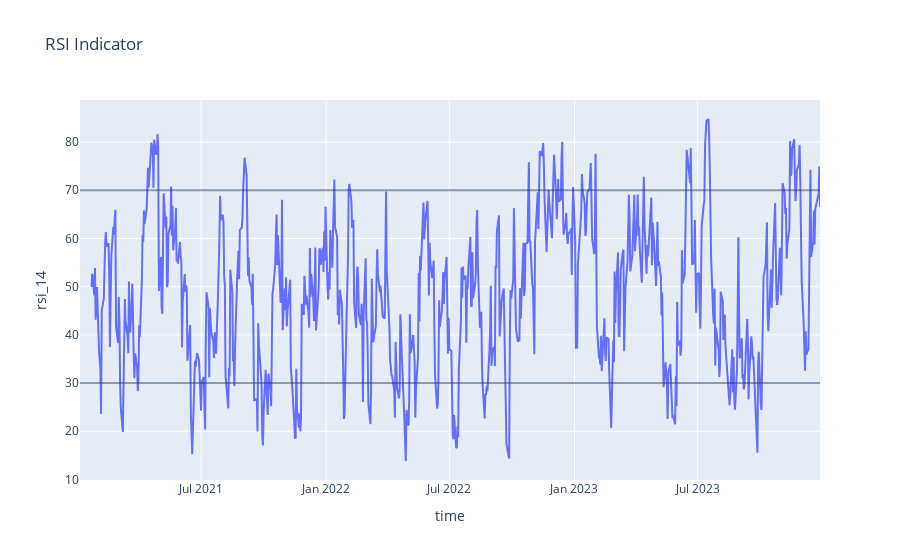

Notebook cell for this chart:
### Markdown cell above
---

## 4. Relative Strength Index (RSI)
The Relative Strength Index is a commonly used Oscillator Indicator. For Mean Reversion Traders, it can generate signals to determine whether price is overbought or when price is oversold. 

RSI can also be used to determine the strength of a move/trend (as the name implies).

**In this example, we will calculate the Average True Range with the Period of 14.**

### Code cell
# setting the RSI Period
rsi_period = 14

# to calculate RSI, we first need to calculate the exponential weighted average gain and loss during the period
df['gain'] = (df['close'] - df['open']).apply(lambda x: x if x > 0 else 0)
df['loss'] = (df['close'] - df['open']).apply(lambda x: -x if x < 0 else 0)

# here we use the same formula to calculate Exponential Moving Average
df['ema_gain'] = df['gain'].ewm(span=rsi_period, min_periods=rsi_period).mean()
df['ema_loss'] = df['loss'].ewm(span=rsi_period, min_periods=rsi_period).mean()

# the Relative Strength is the ratio between the exponential avg gain divided by the exponential avg loss
df['rs'] = df['ema_gain'] / df['ema_loss']

# the RSI is calculated based on the Relative Strength using the following formula
df['rsi_14'] = 100 - (100 / (df['rs'] + 1))

# displaying the results
display(df[['time', 'rsi_14', 'rs', 'ema_gain', 'ema_loss']])

# plotting the RSI
fig_rsi = px.line(df, x='time', y='rsi_14', title='RSI Indicator')

# RSI commonly uses oversold and overbought levels, usually at 70 and 30
overbought_level = 70
oversold_level = 30

# adding oversold and overbought levels to the plot
fig_rsi.add_hline(y=overbought_level, opacity=0.5)
fig_rsi.add_hline(y=oversold_level, opacity=0.5)

# showing the RSI Figure
display(fig_rsi)

### Figure 1 — Plotly figure (JSON) as saved in the notebook; plotly's stock layout.template omitted (floating-point values rounded to 4 significant figures; data arrays with more than 128 entries replaced by an {"elided": "..."} marker saying what was removed)
{"data": [{"hovertemplate": "time=%{x}<br>rsi_14=%{y}<extra></extra>", "legendgroup": "", "line": {"color": "#636efa", "dash": "solid"}, "marker": {"symbol": "circle"}, "mode": "lines", "name": "", "orientation": "v", "showlegend": false, "type": "scatter", "x": {"elided": "778 str values"}, "xaxis": "x", "y": {"elided": "778 float values"}, "yaxis": "y"}], "layout": {"legend": {"tracegroupgap": 0}, "shapes": [{"opacity": 0.5, "type": "line", "x0": 0, "x1": 1, "xref": "x domain", "y0": 70, "y1": 70, "yref": "y"}, {"opacity": 0.5, "type": "line", "x0": 0, "x1": 1, "xref": "x domain", "y0": 30, "y1": 30, "yref": "y"}], "title": {"text": "RSI Indicator"}, "xaxis": {"anchor": "y", "domain": [0, 1], "title": {"text": "time"}}, "yaxis": {"anchor": "x", "domain": [0, 1], "title": {"text": "rsi_14"}}}}
